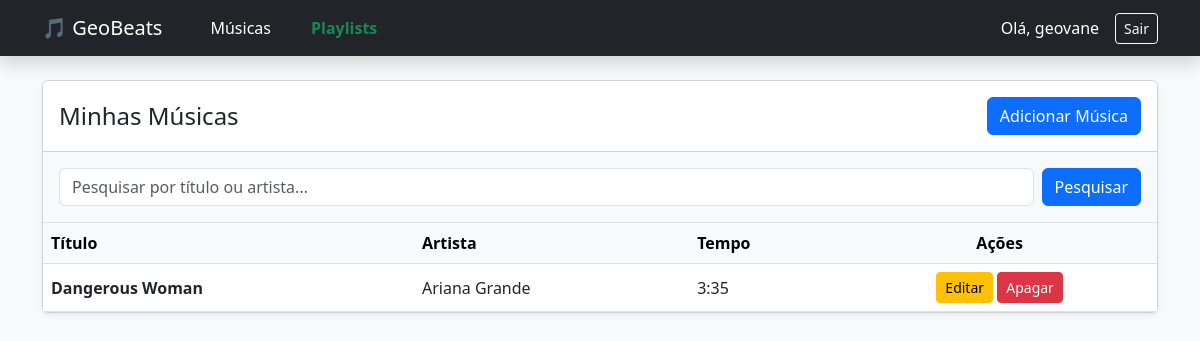
The page /music/list/ (signed in) on the database its author committed.
### music/models.py (models this page shows, shortened)
class Music(models.Model):
    titulo = models.CharField(max_length=200)
    artista = models.CharField(max_length=200)
    tempo = models.CharField(max_length=10)
    categoria = models.ForeignKey(Categoria, on_delete=models.CASCADE, null=True, blank=True)
    usuario = models.ForeignKey(User, on_delete=models.CASCADE, null=True, blank=True)

### music/views.py (the view)
# urls.py: path('list/', views.music_list, name='music_list'),
@login_required
def music_list(request):
    musicas = Music.objects.filter(usuario=request.user)
    busca = request.GET.get('busca')
    if busca:
        musicas = musicas.filter(
            Q(titulo__icontains=busca) | Q(artista__icontains=busca)
        )
    return render(request, 'music/music_list.html', {'musicas': musicas})

### music/templates/music/music_list.html (shortened to what this page needs)
{% extends 'music/base.html' %}
{% block content %}
<div class="card shadow-sm mb-4">
    <div class="card-header bg-white d-flex justify-content-between align-items-center py-3">
        <h4 class="m-0">Minhas Músicas</h4>
        <a href="{% url 'music_add' %}" class="btn btn-primary">Adicionar Música</a>
    </div>
    <div class="card-body bg-light border-bottom py-3">
        <form method="GET" class="d-flex">
            <input class="form-control me-2" type="search" name="busca" placeholder="Pesquisar por título ou artista..." value="{{ request.GET.busca }}">
            <button class="btn btn-primary" type="submit">Pesquisar</button>
        </form>
    </div>
    <div class="table-responsive">
        <table class="table table-hover align-middle m-0">
            <thead class="table-light">
                <tr>
                    <th>Título</th>
                    <th>Artista</th>
                    <th>Tempo</th>
                    <th class="text-center">Ações</th>
                </tr>
            </thead>
            <tbody>
                {% for musica in musicas %}
                    <tr>
                        <td><strong>{{ musica.titulo }}</strong></td>
                        <td>{{ musica.artista }}</td>
                        <td>{{ musica.tempo }}</td>
                        <td class="text-center">
                            <a href="{% url 'music_update' musica.id %}" class="btn btn-sm btn-warning">Editar</a>
                            <a href="{% url 'music_delete' musica.id %}" class="btn btn-sm btn-danger">Apagar</a>
                        </td>
                    </tr>
                {% endfor %}
            </tbody>
        </table>
    </div>
</div>
{% endblock %}

### music/templates/music/base.html (shortened to what this page needs)
<!DOCTYPE html>
<html lang="pt-br">
<head>
    <link href="https://cdn.jsdelivr.net/npm/bootstrap@5.3.0/dist/css/bootstrap.min.css" rel="stylesheet">
</head>
<body class="bg-light">
    <nav class="navbar navbar-expand-lg navbar-dark bg-dark mb-4 shadow">
        <div class="container">
            <a class="navbar-brand" href="{% url 'music_list' %}">🎵 GeoBeats</a>
            <ul class="navbar-nav me-auto mb-2 mb-lg-0 flex-row gap-4 ms-4">
                <li class="nav-item">
                    <a class="nav-link text-white" href="{% url 'music_list' %}">Músicas</a>
                </li>
                <li class="nav-item">
                    <a class="nav-link text-success fw-bold" href="{% url 'playlist_list' %}">Playlists</a>
                </li>
            </ul>
            <div class="d-flex align-items-center">
                {% if user.is_authenticated %}
                    <span class="text-white me-3">Olá, {{ user.username }}</span>
                    <form action="{% url 'logout' %}" method="post" class="m-0">
                        <button type="submit" class="btn btn-outline-light btn-sm">Sair</button>
                    </form>
                {% else %}
                    <a href="{% url 'login' %}" class="btn btn-outline-light btn-sm">Entrar</a>
                {% endif %}
            </div>
        </div>
    </nav>
    <div class="container">
        {% block content %}
        {% endblock %}
    </div>
</body>
</html>

### rows shown on the page
Music: titulo "Dangerous Woman", artista "Ariana Grande", tempo "3:35"

### other values the page prints
{{ user.username }} "geovane"
